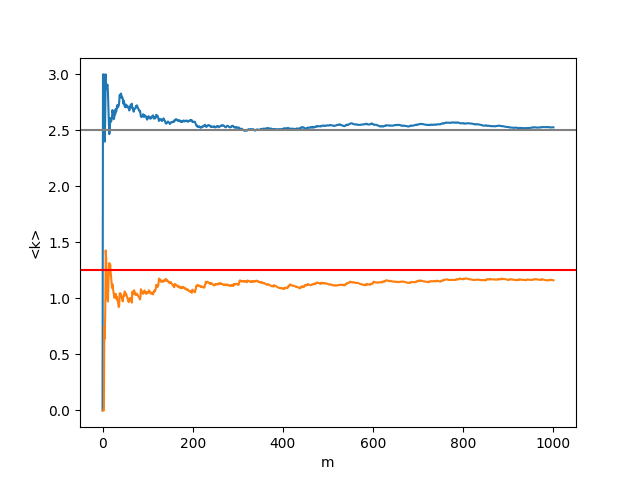

Here is the Python script that generated this plot:
import numpy as np 
import matplotlib.pyplot as plt

M = 1001
N = 6
x = np.zeros(M)
y = np.zeros(M)
x1 = np.zeros(M)
y1 = np.zeros(M)
aver = 0
aver2 = 0

for m in range(1,M):
	hit = 0
	for i in range(1,N):
		rand_num = np.random.random_sample()
		if rand_num < 0.5:
			hit = hit + 1

	aver = aver + hit
	aver2= aver2 + hit*hit
	y[m] = aver/m
	x[m] = m
	y1[m] = aver2/m - np.power(aver/m,2)
	x1[m] = m


plt.plot(x, y)
plt.plot( x1, y1)
plt.axhline(2.5, color="gray")
plt.axhline(1.25, color="red")
plt.ylabel('<k>')
plt.xlabel('m')
plt.show()
